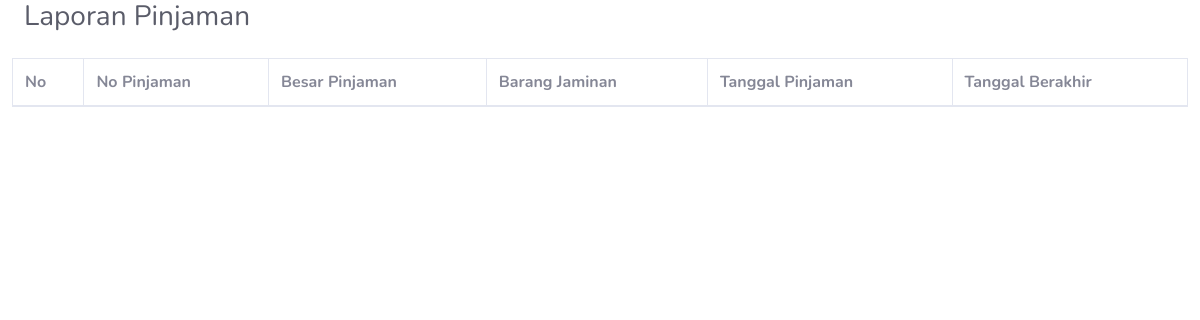
/admin/laporan_pinjaman.php, run on an earlier commit of the app's database.
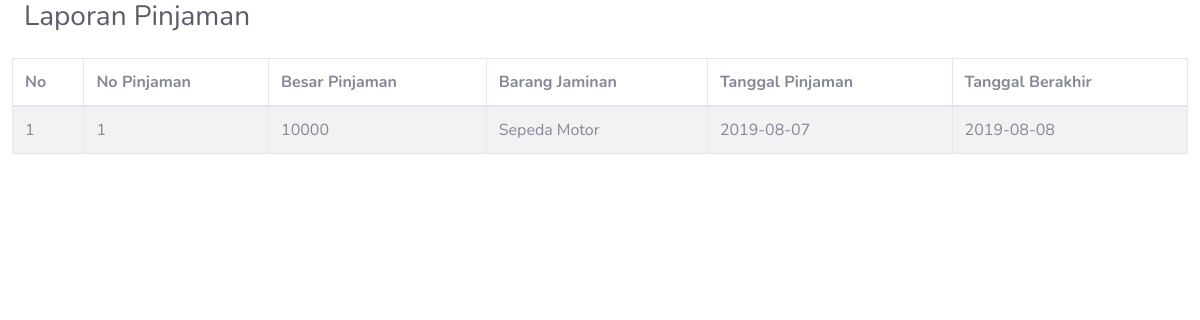
And on a later commit of the database.
### tables this page shows
CREATE TABLE `pinjaman` (
  `nopinjaman` varchar(16) NOT NULL,
  `besarpinjaman` int(11) NOT NULL,
  `barangjaminan` varchar(100) NOT NULL,
  `tanggalpinjaman` date NOT NULL,
  `tanggalberakhir` date NOT NULL
);

### function.php (called while the page is built, shortened)
<?php
function tampilData($tabel){
    $query = "SELECT * FROM $tabel";
    $mysqli = Database::getInstance()->getConnection();
    $result = $mysqli->query($query);
    while($d=mysqli_fetch_array($result)){
        $data[] =$d;
    }
    return $data ?? '';
}
function cekData($tabel){
    $query = "SELECT * FROM $tabel";
    $mysqli = Database::getInstance()->getConnection();
    $result = $mysqli->query($query);
    if ($result->num_rows == 0) {
        return true;
    }else {
        return false;
    }
}
?>

### admin/laporan_pinjaman.php (the view, shortened to what this page needs)
<?php
include '../function.php';
?>
<head>
<link href="../assets/css/all.min.css" rel="stylesheet" type="text/css">
<link href="../assets/css/sb-admin-2.min.css" rel="stylesheet">
</head>
        <div class="container-fluid">
          <div class="d-sm-flex align-items-center justify-content-between mb-4">
            <h1 class="h3 mb-0 text-gray-800">Laporan Pinjaman</h1>
          </div>
          <div class="row">
            <table id="pinjaman" class="table table-striped table-bordered" style="width:100%">
              <thead>
                  <tr>
                      <th>No</th>
                      <th>No Pinjaman</th>
                      <th>Besar Pinjaman</th>
                      <th>Barang Jaminan</th>
                      <th>Tanggal Pinjaman</th>
                      <th>Tanggal Berakhir</th>
                  </tr>
              </thead>
              <tbody>
              <?php
              if (cekData("pinjaman") == true) {
              }else {
                $no = 1;
                foreach (tampilData("pinjaman") as $d) {
                  ?>
                    <tr>
                        <td><?= $no++ ?></td>
                        <td><?= $d['nopinjaman']; ?></td>
                        <td><?= $d['besarpinjaman']; ?></td>
                        <td><?= $d['barangjaminan']; ?></td>
                        <td><?= $d['tanggalpinjaman']; ?></td>
                        <td><?= $d['tanggalberakhir']; ?></td>
                    </tr>
                <?php
                  }
                ?>
              <?php
              }
              ?>
              </tbody>
            </table>
          </div>
        </div>

What changed in the data, as far as the page shows it:
added pinjaman: nopinjaman "1", besarpinjaman "10000", barangjaminan "Sepeda Motor", tanggalpinjaman "2019-08-07", tanggalberakhir "2019-08-08"
